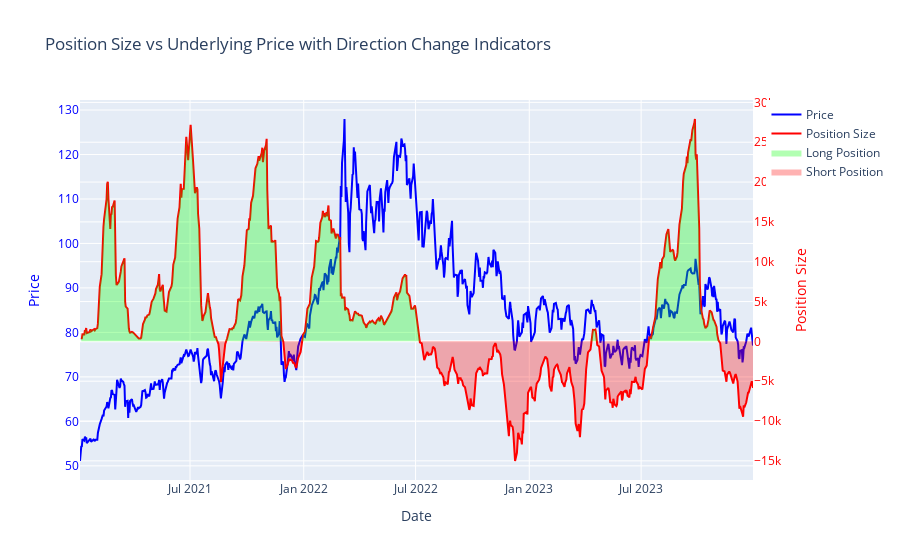
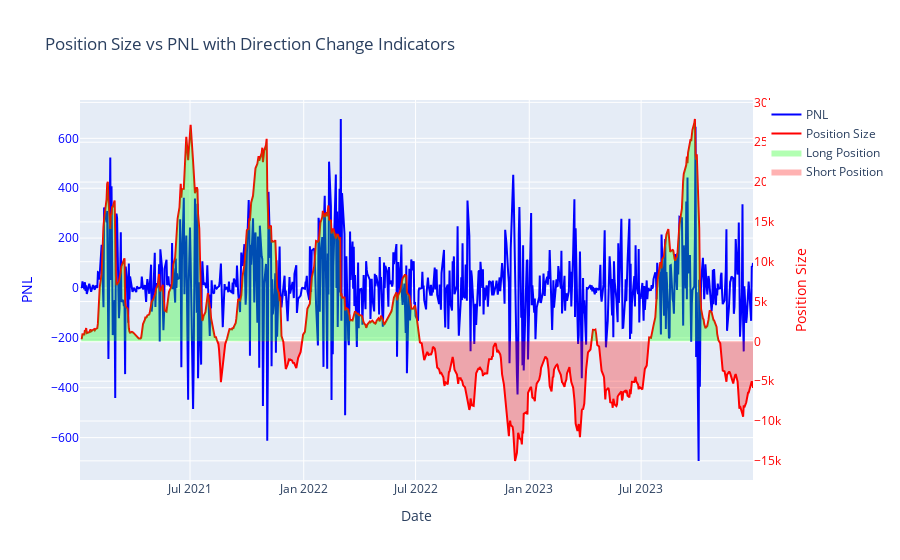

Source (notebook cell) for these figures, in order:
### Code cell
backtest()

### Figure 1 — Plotly figure (JSON) as saved in the notebook; plotly's stock layout.template omitted (floating-point values rounded to 4 significant figures; data arrays with more than 128 entries replaced by an {"elided": "..."} marker saying what was removed)
{"data": [{"line": {"color": "blue"}, "mode": "lines", "name": "Price", "type": "scatter", "x": {"elided": "753 str values"}, "y": {"elided": "753 float values"}}, {"line": {"color": "red"}, "mode": "lines", "name": "Position Size", "type": "scatter", "x": {"elided": "753 str values"}, "y": {"elided": "753 float values"}, "yaxis": "y2"}, {"fill": "tozeroy", "fillcolor": "rgba(0,255,0,0.3)", "hoverinfo": "skip", "line": {"width": 0}, "mode": "lines", "name": "Long Position", "type": "scatter", "x": {"elided": "753 str values"}, "y": {"elided": "753 float values"}, "yaxis": "y2"}, {"fill": "tozeroy", "fillcolor": "rgba(255,0,0,0.3)", "hoverinfo": "skip", "line": {"width": 0}, "mode": "lines", "name": "Short Position", "type": "scatter", "x": {"elided": "753 str values"}, "y": {"elided": "753 float values"}, "yaxis": "y2"}], "layout": {"title": {"text": "Position Size vs Underlying Price with Direction Change Indicators"}, "xaxis": {"title": {"text": "Date"}}, "yaxis": {"color": "blue", "title": {"text": "Price"}}, "yaxis2": {"color": "red", "overlaying": "y", "side": "right", "title": {"text": "Position Size"}}}}

### Figure 2 — Plotly figure (JSON) as saved in the notebook; plotly's stock layout.template omitted (floating-point values rounded to 4 significant figures; data arrays with more than 128 entries replaced by an {"elided": "..."} marker saying what was removed)
{"data": [{"line": {"color": "blue"}, "mode": "lines", "name": "PNL", "type": "scatter", "x": {"elided": "753 str values"}, "y": {"elided": "753 float values"}}, {"line": {"color": "red"}, "mode": "lines", "name": "Position Size", "type": "scatter", "x": {"elided": "753 str values"}, "y": {"elided": "753 float values"}, "yaxis": "y2"}, {"fill": "tozeroy", "fillcolor": "rgba(0,255,0,0.3)", "hoverinfo": "skip", "line": {"width": 0}, "mode": "lines", "name": "Long Position", "type": "scatter", "x": {"elided": "753 str values"}, "y": {"elided": "753 float values"}, "yaxis": "y2"}, {"fill": "tozeroy", "fillcolor": "rgba(255,0,0,0.3)", "hoverinfo": "skip", "line": {"width": 0}, "mode": "lines", "name": "Short Position", "type": "scatter", "x": {"elided": "753 str values"}, "y": {"elided": "753 float values"}, "yaxis": "y2"}], "layout": {"title": {"text": "Position Size vs PNL with Direction Change Indicators"}, "xaxis": {"title": {"text": "Date"}}, "yaxis": {"color": "blue", "title": {"text": "PNL"}}, "yaxis2": {"color": "red", "overlaying": "y", "side": "right", "title": {"text": "Position Size"}}}}
